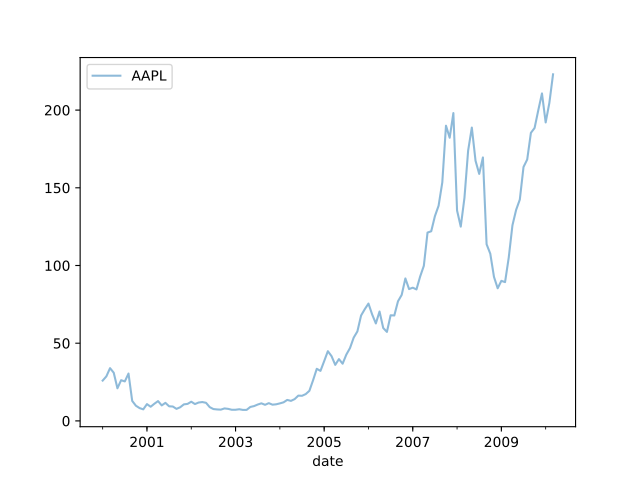

The script that drew this image:
# create a matplotlib line plot
stocks.plot.line(y='AAPL', alpha=0.5)
